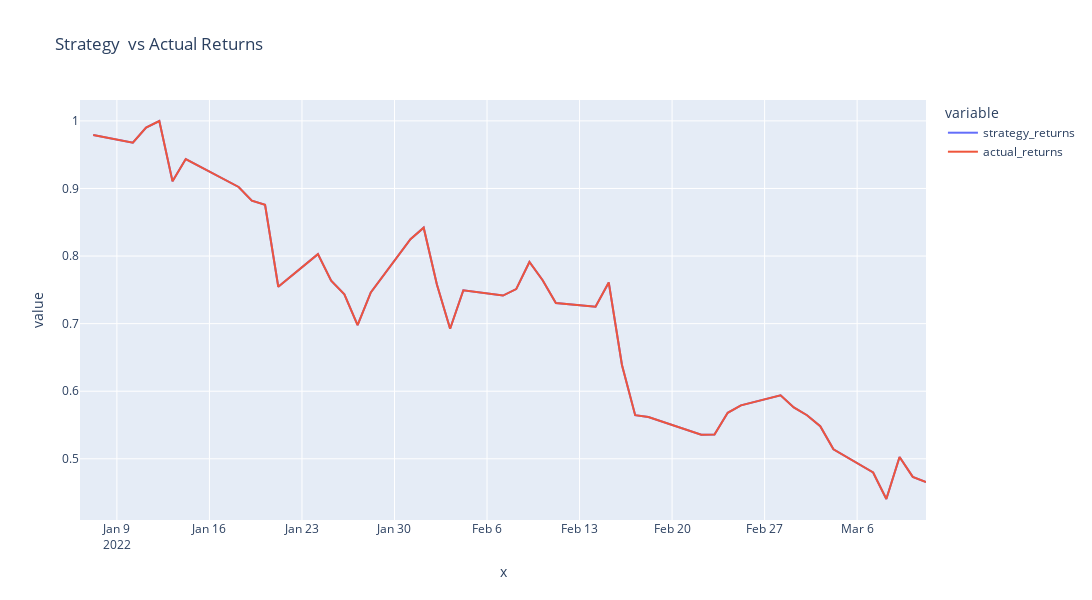

Notebook code cell kept with this figure:
### Code cell
# Plot strategy cumulative returns
strategy_cumulative_returns = (1+prices['strategy_returns']).cumprod()
actual_cumulative_returns = (1+prices['actual_returns']).cumprod()
cumulative_returns_df = pd.concat([strategy_cumulative_returns, actual_cumulative_returns], join = "inner", axis = "columns")

cumulative_returns_fig = px.line(
    cumulative_returns_df,
    y = ['strategy_returns', 'actual_returns'],
    x = cumulative_returns_df.index.values,
    title = f'Strategy  vs Actual Returns',
    width = 1500, height = 600
)

cumulative_returns_fig.show()
